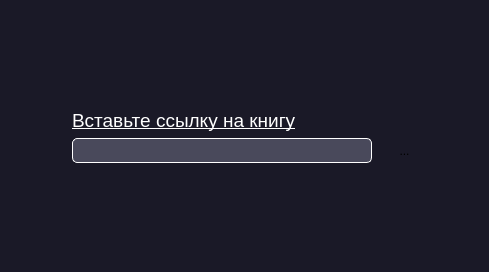
<?xml version="1.0" encoding="UTF-8"?>
<ui version="4.0">
 <class>Form</class>
 <widget class="QWidget" name="Form">
  <property name="geometry">
   <rect>
    <x>0</x>
    <y>0</y>
    <width>489</width>
    <height>272</height>
   </rect>
  </property>
  <property name="windowTitle">
   <string>Form</string>
  </property>
  <property name="styleSheet">
   <string notr="true">background-color: rgb(26, 25, 39);</string>
  </property>
  <layout class="QGridLayout" name="gridLayout">
   <item row="0" column="1">
    <spacer name="verticalSpacer_2">
     <property name="orientation">
      <enum>Qt::Vertical</enum>
     </property>
     <property name="sizeHint" stdset="0">
      <size>
       <width>20</width>
       <height>279</height>
      </size>
     </property>
    </spacer>
   </item>
   <item row="1" column="0">
    <spacer name="horizontalSpacer">
     <property name="orientation">
      <enum>Qt::Horizontal</enum>
     </property>
     <property name="sizeHint" stdset="0">
      <size>
       <width>376</width>
       <height>20</height>
      </size>
     </property>
    </spacer>
   </item>
   <item row="1" column="1">
    <layout class="QVBoxLayout" name="verticalLayout">
     <item>
      <widget class="QLabel" name="label">
       <property name="font">
        <font>
         <pointsize>14</pointsize>
         <weight>50</weight>
         <bold>false</bold>
         <underline>true</underline>
        </font>
       </property>
       <property name="styleSheet">
        <string notr="true">color: white;</string>
       </property>
       <property name="text">
        <string>Вставьте ссылку на книгу</string>
       </property>
      </widget>
     </item>
     <item>
      <layout class="QHBoxLayout" name="horizontalLayout">
       <property name="spacing">
        <number>20</number>
       </property>
       <item>
        <widget class="QLineEdit" name="lineEdit">
         <property name="minimumSize">
          <size>
           <width>300</width>
           <height>25</height>
          </size>
         </property>
         <property name="font">
          <font>
           <pointsize>10</pointsize>
          </font>
         </property>
         <property name="styleSheet">
          <string notr="true">border: 1px solid white;
border-radius: 5px;
background-color: rgb(73, 73, 91);
color: white;</string>
         </property>
        </widget>
       </item>
       <item>
        <widget class="QToolButton" name="toolButton">
         <property name="styleSheet">
          <string notr="true">QToolButton {
	border: none;
	background-color: rgba(255, 255, 255, 0);
	padding: 3px;
}
QToolButton:hover:!pressed {
	border: 0px solid;
	background-color: qlineargradient(spread:pad, x1:1, y1:0.0401364, x2:0.572682, y2:0.38, stop:0 rgba(130, 134, 156, 25), stop:1 rgba(130, 134, 156, 150));
    border-radius: 10px;
}</string>
         </property>
         <property name="text">
          <string>...</string>
         </property>
         <property name="icon">
          <iconset resource="resources/icons.qrc">
           <normaloff>:/menu/img/search.png</normaloff>:/menu/img/search.png</iconset>
         </property>
         <property name="iconSize">
          <size>
           <width>30</width>
           <height>30</height>
          </size>
         </property>
        </widget>
       </item>
      </layout>
     </item>
    </layout>
   </item>
   <item row="1" column="2">
    <spacer name="horizontalSpacer_2">
     <property name="orientation">
      <enum>Qt::Horizontal</enum>
     </property>
     <property name="sizeHint" stdset="0">
      <size>
       <width>376</width>
       <height>20</height>
      </size>
     </property>
    </spacer>
   </item>
   <item row="2" column="1">
    <spacer name="verticalSpacer">
     <property name="orientation">
      <enum>Qt::Vertical</enum>
     </property>
     <property name="sizeHint" stdset="0">
      <size>
       <width>20</width>
       <height>278</height>
      </size>
     </property>
    </spacer>
   </item>
  </layout>
 </widget>
 <resources>
  <include location="resources/icons.qrc"/>
 </resources>
 <connections/>
</ui>
